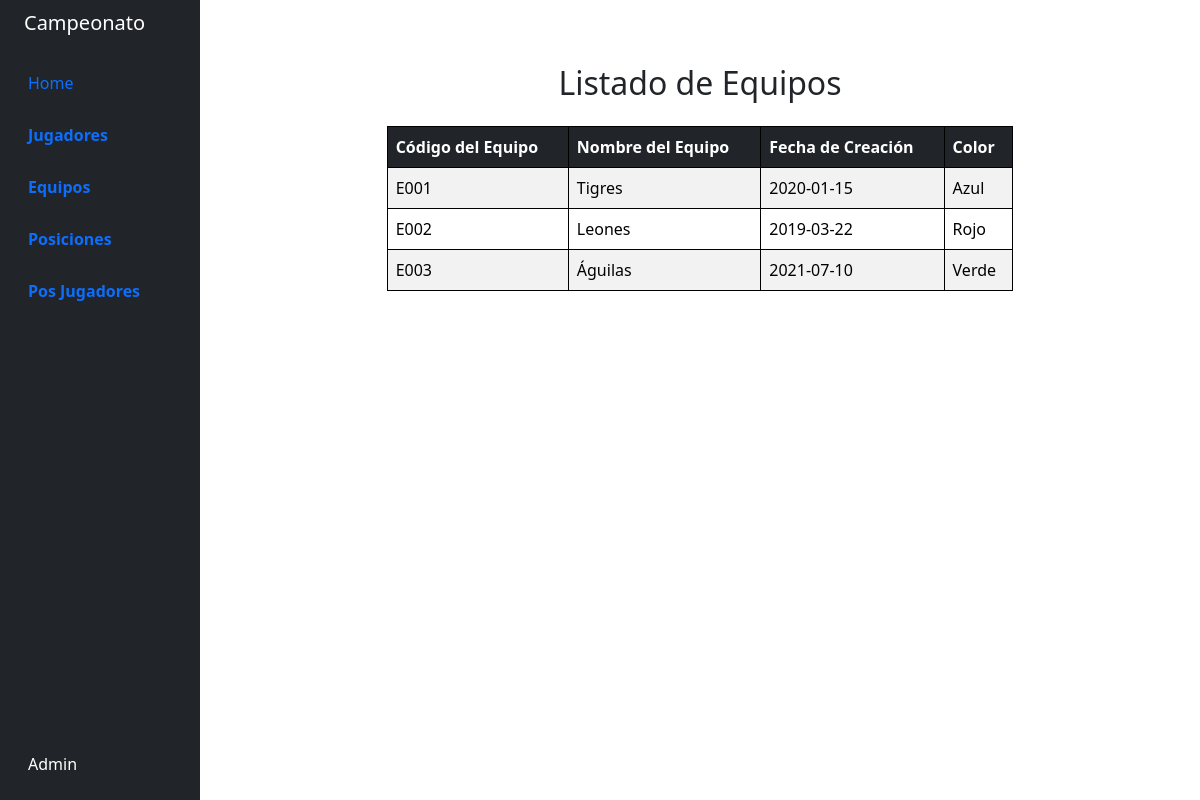
The page /php/listar_equipos.php on the database as committed earlier.
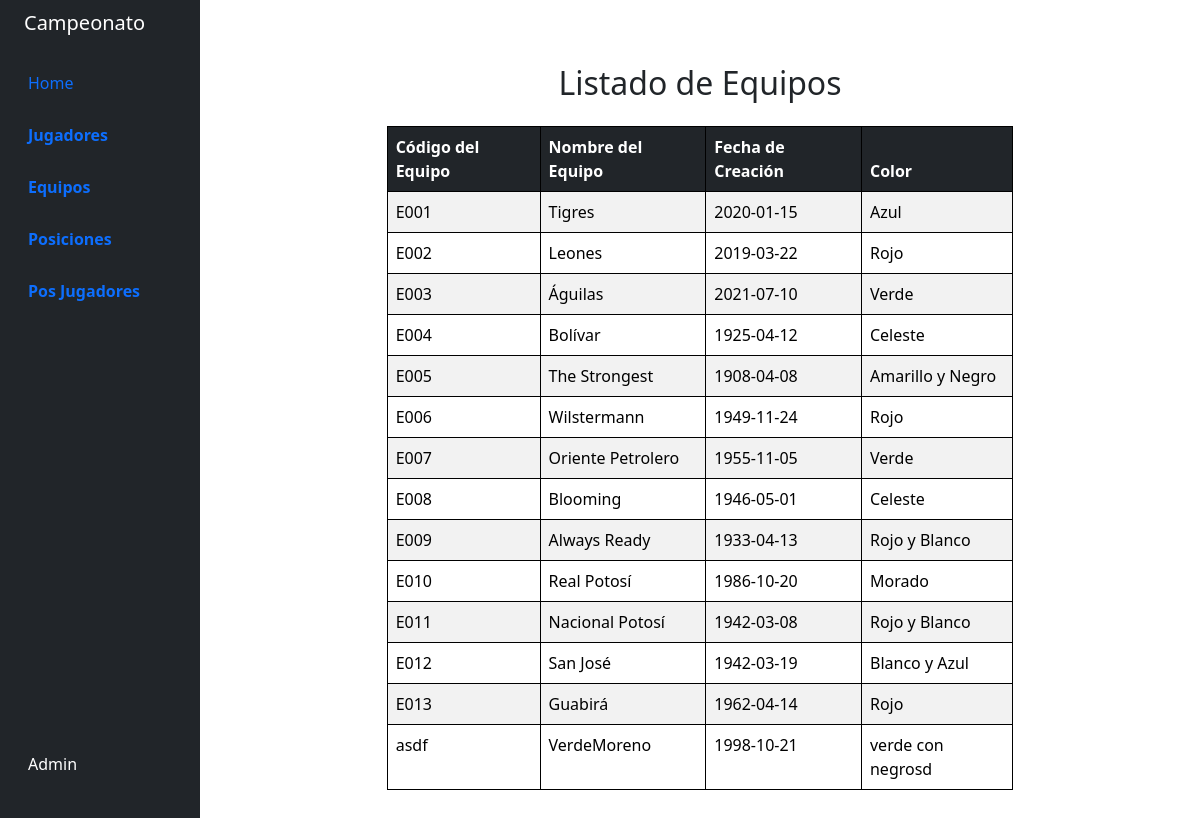
The same page on the database as committed later.
### tables this page shows
CREATE TABLE `equipo` (
  `id` bigint(20) NOT NULL,
  `codEquipo` varchar(255) NOT NULL,
  `nombreEquipo` varchar(255) NOT NULL,
  `fechaCreacion` date NOT NULL,
  `color` varchar(255) NOT NULL
);

### php/listar_equipos.php (the view, shortened to what this page needs)
<?php
include 'conexion.php';
$sql = "SELECT codEquipo, nombreEquipo, fechaCreacion, color FROM equipo";
$result = $conn->query($sql);
?>
<!DOCTYPE html>
<html lang="es">
<head>
    <link rel="stylesheet" href="../css/bootstrap.min.css">
</head>
<body>
    <div class="container-fluid">
        <div class="row flex-nowrap">
            <div class="col-auto col-md-3 col-xl-2 px-sm-2 px-0 bg-dark">
                <div class="d-flex flex-column align-items-center align-items-sm-start px-3 pt-2 text-white min-vh-100">
                    <a href="" class="d-flex align-items-center pb-3 mb-md-0 me-md-auto text-white text-decoration-none">
                        <span class="fs-5 d-none d-sm-inline">Campeonato</span>
                    </a>
                    <ul class="nav nav-pills flex-column mb-sm-auto mb-0 align-items-center align-items-sm-start" id="menu">
                        <li class="nav-item">
                            <a href="../inde1.php" class="nav-link align-middle px-0">
                                <i class="fs-4 bi-house"></i> <span class="ms-1 d-none d-sm-inline">Home</span>
                            </a>
                        </li>
                        <li>
                            <a href="#submenu1" data-bs-toggle="collapse" class="nav-link px-0 align-middle">
                                <i class="fs-4 bi-speedometer2"></i> <span class="ms-1 d-none d-sm-inline fw-bold">Jugadores</span> </a>
                        </li>
                        <li>
                            <a href="#submenu3" data-bs-toggle="collapse" class="nav-link px-0 align-middle">
                                <i class="fs-4 bi-speedometer2"></i> <span class="ms-1 d-none d-sm-inline fw-bold">Equipos</span> </a>
                        </li>
                        <li>
                            <a href="#submenu5" data-bs-toggle="collapse" class="nav-link px-0 align-middle">
                                <span class="ms-1 d-none d-sm-inline fw-bold">Posiciones</span>
                            </a>
                        </li>
                        <li>
                            <a href="#submenu7" data-bs-toggle="collapse" class="nav-link px-0 align-middle">
                                <span class="ms-1 d-none d-sm-inline fw-bold">Pos Jugadores</span>
                            </a>
                        </li>
                    </ul>
                    <div class="dropdown pb-4">
                        <span class="d-none d-sm-inline mx-1">Admin</span>
                    </div>
                </div>
            </div>
            <div class="col py-3">
                <div class="container mt-5">
                    <div class="row">
                        <div class="col-md-8 offset-md-2">
                            <h2 class="text-center mb-4">Listado de Equipos</h2>
                            <table class="table table-striped table-hover">
                                <thead class="table-dark">
                                    <tr>
                                        <th>Código del Equipo</th>
                                        <th>Nombre del Equipo</th>
                                        <th>Fecha de Creación</th>
                                        <th>Color</th>
                                    </tr>
                                </thead>
                                <tbody>
                                    <?php
                                    if ($result->num_rows > 0) {
                                        while ($row = $result->fetch_assoc()) {
                                            echo "<tr>";
                                            echo "<td>" . $row["codEquipo"] . "</td>";
                                            echo "<td>" . $row["nombreEquipo"] . "</td>";
                                            echo "<td>" . $row["fechaCreacion"] . "</td>";
                                            echo "<td>" . $row["color"] . "</td>";
                                            echo "</tr>";
                                        }
                                    } else {
                                        echo "<tr><td colspan='4'>No hay equipos registrados</td></tr>";
                                    }
                                    ?>
                                </tbody>
                            </table>
                        </div>
                    </div>
                </div>
            </div>
        </div>
    </div>
</body>
</html>

### php/listar_equipos.php (style rules this page uses)
table { width: 100%; border-collapse: collapse; }
table, th, td { border: 1px solid black; }
th, td { padding: 8px; text-align: left; }
th { background-color: #f2f2f2; }

Rows that differ between the two databases and show on the page:
added equipo: codEquipo "E004", nombreEquipo "Bolívar", fechaCreacion "1925-04-12", color "Celeste"
added equipo: codEquipo "E005", nombreEquipo "The Strongest", fechaCreacion "1908-04-08", color "Amarillo y Negro"
added equipo: codEquipo "E006", nombreEquipo "Wilstermann", fechaCreacion "1949-11-24", color "Rojo"
added equipo: codEquipo "E007", nombreEquipo "Oriente Petrolero", fechaCreacion "1955-11-05", color "Verde"
added equipo: codEquipo "E008", nombreEquipo "Blooming", fechaCreacion "1946-05-01", color "Celeste"
added equipo: codEquipo "E009", nombreEquipo "Always Ready", fechaCreacion "1933-04-13", color "Rojo y Blanco"
added equipo: codEquipo "E010", nombreEquipo "Real Potosí", fechaCreacion "1986-10-20", color "Morado"
added equipo: codEquipo "E011", nombreEquipo "Nacional Potosí", fechaCreacion "1942-03-08", color "Rojo y Blanco"
added equipo: codEquipo "E012", nombreEquipo "San José", fechaCreacion "1942-03-19", color "Blanco y Azul"
added equipo: codEquipo "E013", nombreEquipo "Guabirá", fechaCreacion "1962-04-14", color "Rojo"
added equipo: codEquipo "asdf", nombreEquipo "VerdeMoreno", fechaCreacion "1998-10-21", color "verde con negrosd"
